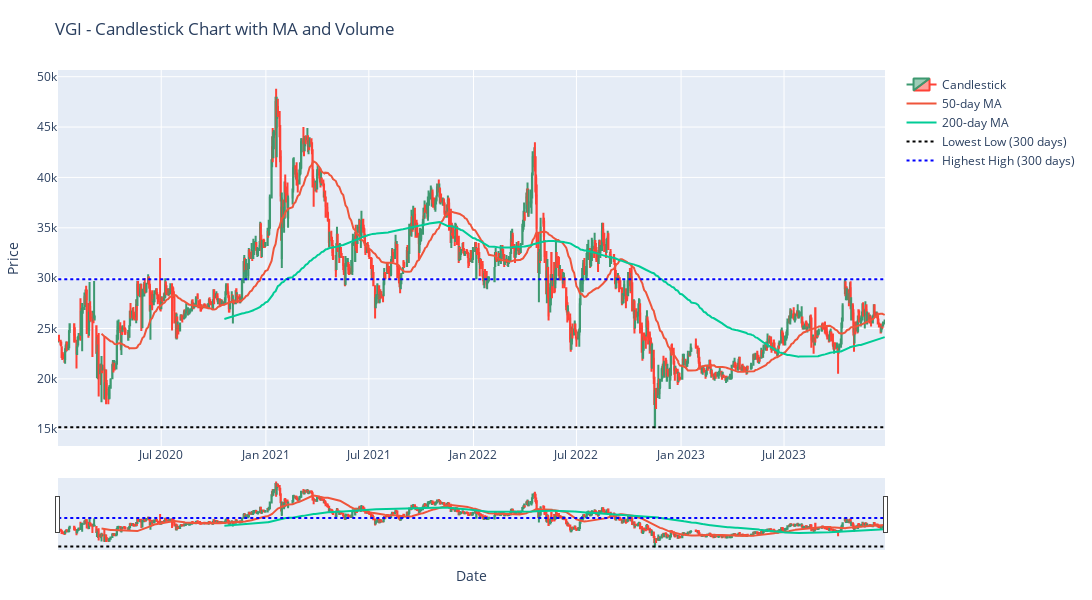

The notebook cell saved with this chart:
### Code cell
fig = candlestick_chart(df, ma_periods=[50,200], show_volume=False, reference_period=300, figure_size=(12, 6),
                        title='VGI - Candlestick Chart with MA and Volume', x_label='Date', y_label='Price',
                        colors=('lightgray', 'gray'), reference_colors=('black', 'blue'))

fig.show()

### Figure 1 — Plotly figure (JSON) as saved in the notebook; plotly's stock layout.template omitted (floating-point values rounded to 4 significant figures; data arrays with more than 128 entries replaced by an {"elided": "..."} marker saying what was removed)
{"data": [{"close": {"elided": "996 int values"}, "high": {"elided": "996 int values"}, "low": {"elided": "996 int values"}, "name": "Candlestick", "open": {"elided": "996 int values"}, "type": "candlestick", "x": {"elided": "996 str values"}}, {"mode": "lines", "name": "50-day MA", "type": "scatter", "x": {"elided": "996 str values"}, "y": {"elided": "996 float values"}}, {"mode": "lines", "name": "200-day MA", "type": "scatter", "x": {"elided": "996 str values"}, "y": {"elided": "996 float values"}}, {"line": {"color": "black", "dash": "dot"}, "mode": "lines", "name": "Lowest Low (300 days)", "type": "scatter", "x": {"elided": "996 str values"}, "y": {"elided": "996 int values"}}, {"line": {"color": "blue", "dash": "dot"}, "mode": "lines", "name": "Highest High (300 days)", "type": "scatter", "x": {"elided": "996 str values"}, "y": {"elided": "996 int values"}}], "layout": {"height": 600, "margin": {"b": 50, "l": 50, "r": 50, "t": 70}, "title": {"text": "VGI - Candlestick Chart with MA and Volume"}, "width": 1200, "xaxis": {"rangeslider": {"visible": true}, "title": {"text": "Date"}}, "yaxis": {"title": {"text": "Price"}}, "yaxis2": {"overlaying": "y", "side": "right", "title": {"text": "Volume"}}}}
